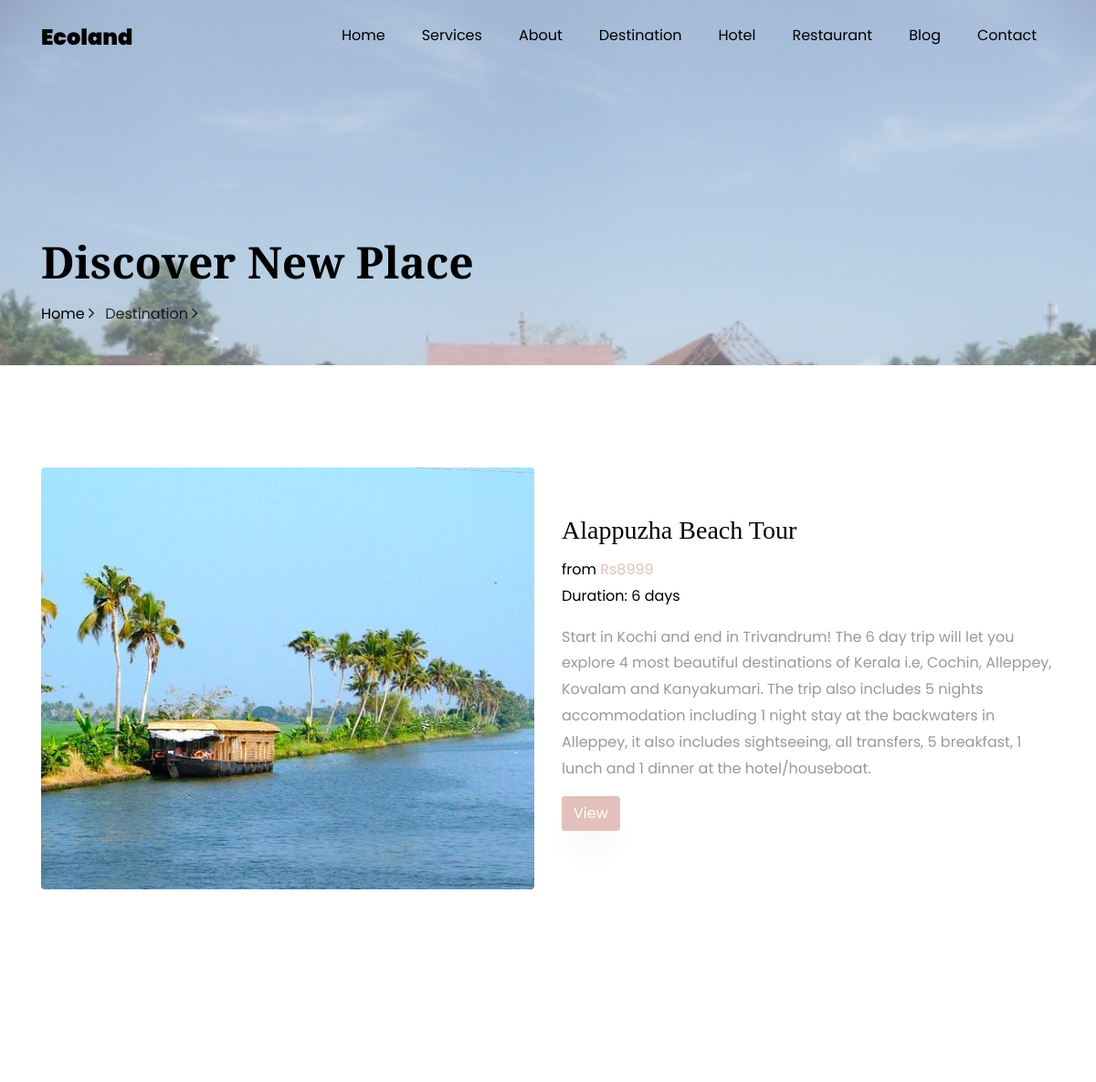
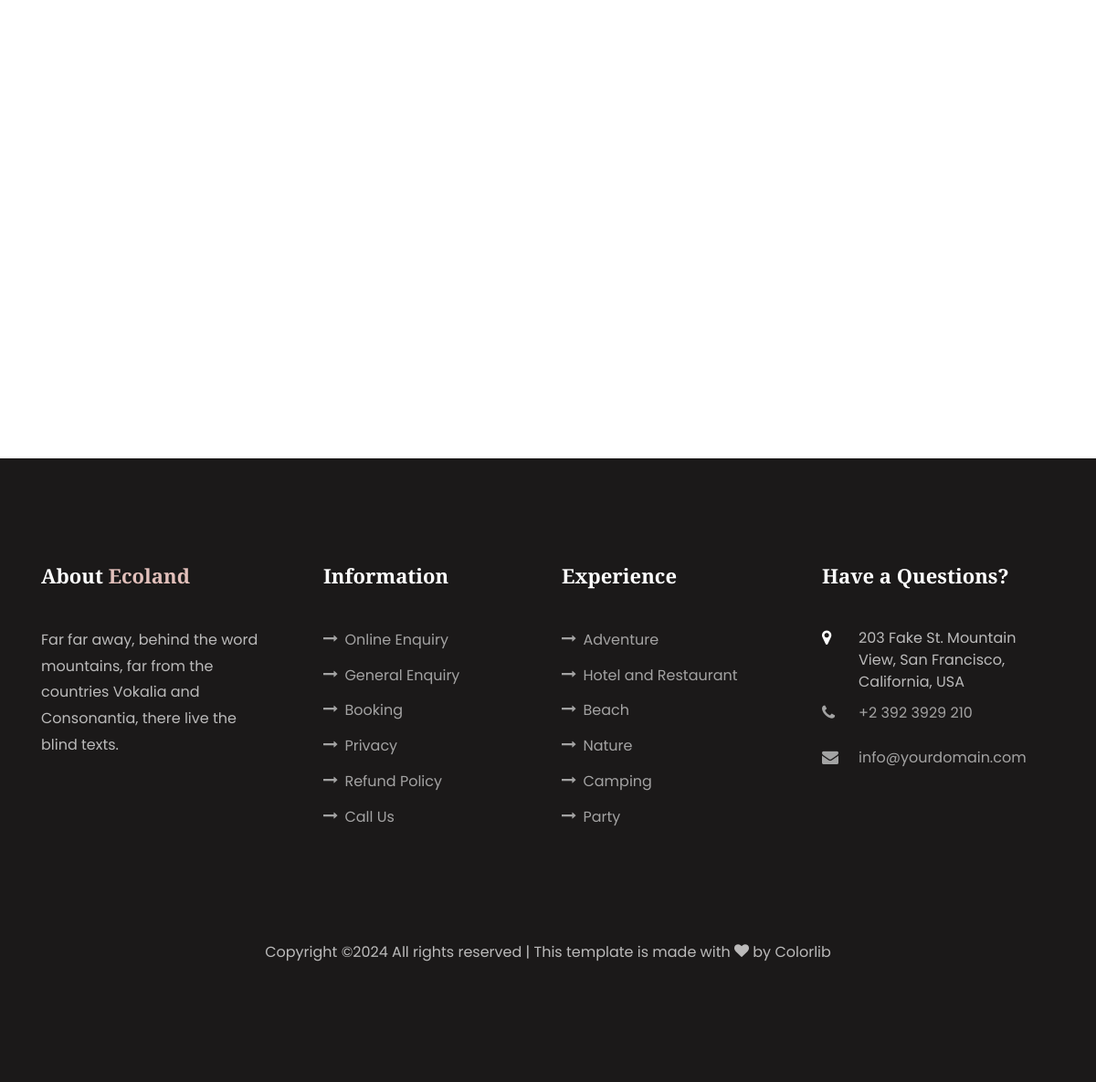
Screenshot of /frontend/Destination_single/1 with the database file from the repository (2 pictures, top to bottom).
### frontend/models.py (models this page shows, shortened)
class Package(models.Model):
    destination = models.ForeignKey(destination,on_delete=models.CASCADE,null=True,blank=True)
    spot = models.CharField(max_length=100,null=True,blank=True)
    description = models.TextField()
    duration = models.CharField(max_length=50,null=True,blank=True)
    Image = models.ImageField(upload_to='package_images',null=True,blank=True)
    amount = models.IntegerField(null=True,blank=True)

### frontend/views.py (the view)
# urls.py: path('Destination_single/<int:id>',views.Destination_single,name="Destination_single"),
def Destination_single(request, id):
    z = Package.objects.filter(destination=id)
    bg_img = destination.objects.get(id=id).Image if destination.objects.filter(id=id).exists() else None
    context = {
        'z': z,
        'bg_img': bg_img
    }
    return render(request,"destination_single.html",context)

### frontend/templates/destination_single.html (shortened to what this page needs)
<!DOCTYPE html>
{% load static %}
<html lang="en">
  <head>
    <link rel="stylesheet" href="{% static 'css/open-iconic-bootstrap.min.css' %}">
    <link rel="stylesheet" href="{% static 'css/animate.css' %}">
    <link rel="stylesheet" href="{% static 'css/owl.carousel.min.css' %}">
    <link rel="stylesheet" href="{% static 'css/owl.theme.default.min.css' %}">
    <link rel="stylesheet" href="{% static 'css/magnific-popup.css' %}">
    <link rel="stylesheet" href="{% static 'css/aos.css' %}">
    <link rel="stylesheet" href="{% static 'css/ionicons.min.css' %}">
    <link rel="stylesheet" href="{% static 'css/flaticon.css' %}">
    <link rel="stylesheet" href="{% static 'css/icomoon.css' %}">
    <link rel="stylesheet" href="{% static 'css/style.css' %}">
  </head>
  <body data-spy="scroll" data-target=".site-navbar-target" data-offset="300">
    <nav class="navbar navbar-expand-lg navbar-dark ftco_navbar bg-dark ftco-navbar-light site-navbar-target" id="ftco-navbar">
	    <div class="container">
	      <a class="navbar-brand" href="index.html">Ecoland</a>
	      <div class="collapse navbar-collapse" id="ftco-nav">
	        <ul class="navbar-nav nav ml-auto">
	          <li class="nav-item"><a href="index.html#home-section" class="nav-link"><span>Home</span></a></li>
	          <li class="nav-item"><a href="index.html#services-section" class="nav-link"><span>Services</span></a></li>
	          <li class="nav-item"><a href="index.html#about-section" class="nav-link"><span>About</span></a></li>
	          <li class="nav-item"><a href="index.html#destination-section" class="nav-link"><span>Destination</span></a></li>
	          <li class="nav-item"><a href="index.html#hotel-section" class="nav-link"><span>Hotel</span></a></li>
	          <li class="nav-item"><a href="index.html#restaurant-section" class="nav-link"><span>Restaurant</span></a></li>
	          <li class="nav-item"><a href="index.html#blog-section" class="nav-link"><span>Blog</span></a></li>
	          <li class="nav-item"><a href="index.html#contact-section" class="nav-link"><span>Contact</span></a></li>
	        </ul>
	      </div>
	    </div>
	  </nav>
	  <section class="hero-wrap hero-wrap-2" style="background-image: url({{ bg_img.url }});" data-stellar-background-ratio="0.5">
		<div class="overlay"></div>
      <div class="container">
        <div class="row no-gutters slider-text align-items-end justify-content-start">
          <div class="col-md-9 ftco-animate pb-4">
            <h1 class="mb-3 bread">Discover New Place</h1>
             <p class="breadcrumbs"><span class="mr-2"><a href="index.html">Home <i class="ion-ios-arrow-forward"></i></a></span> <span>Destination <i class="ion-ios-arrow-forward"></i></span></p>
          </div>
        </div>
      </div>
    </section>
    <section class="ftco-section">
        <div class="container">
            <div class="row">
                {% for q in z %}
                <div class="col-md-12 tour-wrap mb-5">
                        <div class="row">
                            <div class="col-md-6 d-flex ftco-animate">
                                <div class="img align-self-stretch" style="background-image: url({{q.Image.url}});"></div>
                            </div>
                            <div class="col-md-6 ftco-animate">
                                <div class="text py-5">
                                    <h3><a href="#">{{q.spot}}</a></h3>
                                    <p class="pos">from <span class="price">Rs{{q.amount}}  </span><br>Duration: {{q.duration}}</p>
                                    <p>{{q.description}}</p>
                                    <p> <a href="{% url 'Final_destination' q.id %}" class="btn btn-primary">View</a></p>
                                </div>
                            </div>
                        </div>
                    </div>
                    {% endfor %}
    </section>
    <footer class="ftco-footer ftco-section">
      <div class="container">
        <div class="row mb-5">
          <div class="col-md">
            <div class="ftco-footer-widget mb-4">
              <h2 class="ftco-heading-2">About <span><a href="index.html">Ecoland</a></span></h2>
              <p>Far far away, behind the word mountains, far from the countries Vokalia and Consonantia, there live the blind texts.</p>
              <ul class="ftco-footer-social list-unstyled float-md-left float-lft mt-5">
              </ul>
            </div>
          </div>
          <div class="col-md">
            <div class="ftco-footer-widget mb-4 ml-md-4">
              <h2 class="ftco-heading-2">Information</h2>
              <ul class="list-unstyled">
                <li><a href="#"><span class="icon-long-arrow-right mr-2"></span>Online Enquiry</a></li>
                <li><a href="#"><span class="icon-long-arrow-right mr-2"></span>General Enquiry</a></li>
                <li><a href="#"><span class="icon-long-arrow-right mr-2"></span>Booking</a></li>
                <li><a href="#"><span class="icon-long-arrow-right mr-2"></span>Privacy</a></li>
                <li><a href="#"><span class="icon-long-arrow-right mr-2"></span>Refund Policy</a></li>
                <li><a href="#"><span class="icon-long-arrow-right mr-2"></span>Call Us</a></li>
              </ul>
            </div>
          </div>
          <div class="col-md">
             <div class="ftco-footer-widget mb-4">
              <h2 class="ftco-heading-2">Experience</h2>
              <ul class="list-unstyled">
                <li><a href="#"><span class="icon-long-arrow-right mr-2"></span>Adventure</a></li>
                <li><a href="#"><span class="icon-long-arrow-right mr-2"></span>Hotel and Restaurant</a></li>
                <li><a href="#"><span class="icon-long-arrow-right mr-2"></span>Beach</a></li>
                <li><a href="#"><span class="icon-long-arrow-right mr-2"></span>Nature</a></li>
                <li><a href="#"><span class="icon-long-arrow-right mr-2"></span>Camping</a></li>
                <li><a href="#"><span class="icon-long-arrow-right mr-2"></span>Party</a></li>
              </ul>
            </div>
          </div>
          <div class="col-md">
            <div class="ftco-footer-widget mb-4">
            	<h2 class="ftco-heading-2">Have a Questions?</h2>
            	<div class="block-23 mb-3">
	              <ul>
	                <li><span class="icon icon-map-marker"></span><span class="text">203 Fake St. Mountain View, San Francisco, California, USA</span></li>
	                <li><a href="#"><span class="icon icon-phone"></span><span class="text">+2 392 3929 210</span></a></li>
	                <li><a href="#"><span class="icon icon-envelope"></span><span class="text">info@yourdomain.com</span></a></li>
	              </ul>
	            </div>
            </div>
          </div>
        </div>
        <div class="row">
          <div class="col-md-12 text-center">
            <p>
  Copyright &copy;<script>document.write(new Date().getFullYear());</script> All rights reserved | This template is made with <i class="icon-heart color-danger" aria-hidden="true"></i> by <a href="https://colorlib.com" target="_blank">Colorlib</a>
  </p>
          </div>
        </div>
      </div>
    </footer>
  </body>
</html>

### frontend/static/css/icomoon.css (style rules this page uses)
[class^="icon-"], [class*=" icon-"] { font-family: 'icomoon' !important; speak: none; font-style: normal; font-weight: normal; font-variant: normal; text-transform: none; line-height: 1; -webkit-font-smoothing: antialiased; -moz-osx-font-smoothing: grayscale; }
.icon-heart:before { content: "\f004"; }
.icon-map-marker:before { content: "\f041"; }
.icon-phone:before { content: "\f095"; }
.icon-envelope:before { content: "\f0e0"; }
.icon-long-arrow-right:before { content: "\f178"; }

### rows the page displays
Package: Image (picture), spot "Alappuzha Beach Tour", amount "8999", duration "6 days", description "Start in Kochi and end in Trivandrum! The 6 day trip will let you explore 4 most beautiful destinations of Kerala i.e, Cochin, Alleppey, Kovalam and Kanyakumari. The trip also includes 5 nights accommodation including 1 night stay at the backwaters in Alleppey, it also includes sightseeing, all transfers, 5 breakfast, 1 lunch and 1 dinner at the hotel/houseboat."
